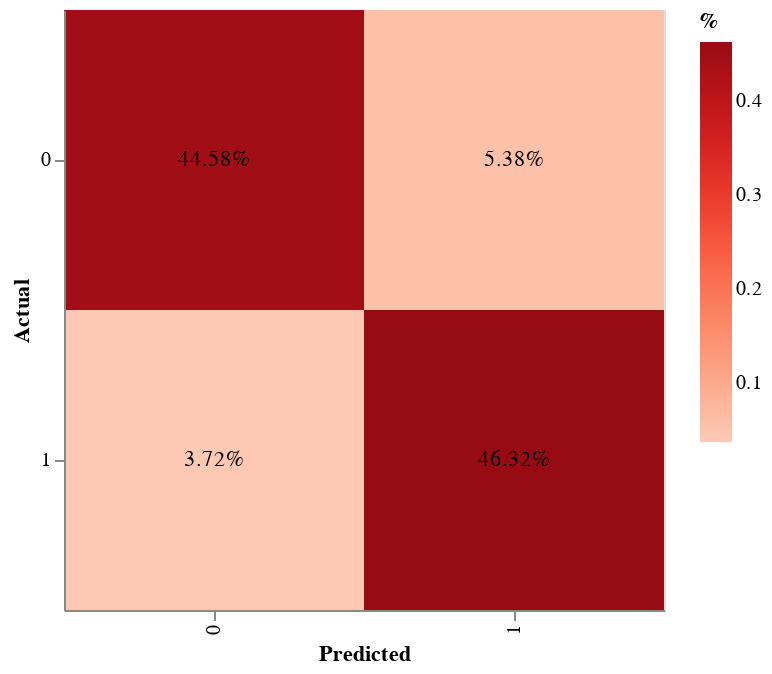

Here is the notebook cell this chart was saved with:
### Code cell
draw_matrix(y_test, y_pred)

### Figure 1 — Vega-Lite specification as saved in the notebook (floating-point values rounded to 4 significant figures)
{"config": {"view": {"continuousWidth": 300, "continuousHeight": 300}}, "layer": [{"mark": {"type": "rect"}, "encoding": {"color": {"field": "%", "scale": {"scheme": "reds"}, "type": "quantitative"}, "x": {"field": "Predicted", "sort": [0, 1], "type": "nominal"}, "y": {"field": "Actual", "sort": [0.0, 1.0], "type": "nominal"}}}, {"mark": {"type": "text", "baseline": "middle"}, "encoding": {"color": {"condition": {"test": "(datum.Count > 0.23161641820977338)", "value": "white"}, "value": "black"}, "text": {"field": "%", "format": ".2%", "type": "quantitative"}, "x": {"field": "Predicted", "sort": [0, 1], "type": "nominal"}, "y": {"field": "Actual", "sort": [0.0, 1.0], "type": "nominal"}}}], "data": {"name": "data-d7e7900b91a31d59861ff3438a4f606b"}, "height": 300, "width": 300, "$schema": "https://vega.github.io/schema/vega-lite/v5.8.0.json", "datasets": {"data-d7e7900b91a31d59861ff3438a4f606b": [{"Actual": 0, "Predicted": 0, "%": 0.4458}, {"Actual": 1, "Predicted": 0, "%": 0.03717}, {"Actual": 0, "Predicted": 1, "%": 0.05381}, {"Actual": 1, "Predicted": 1, "%": 0.4632}]}}
